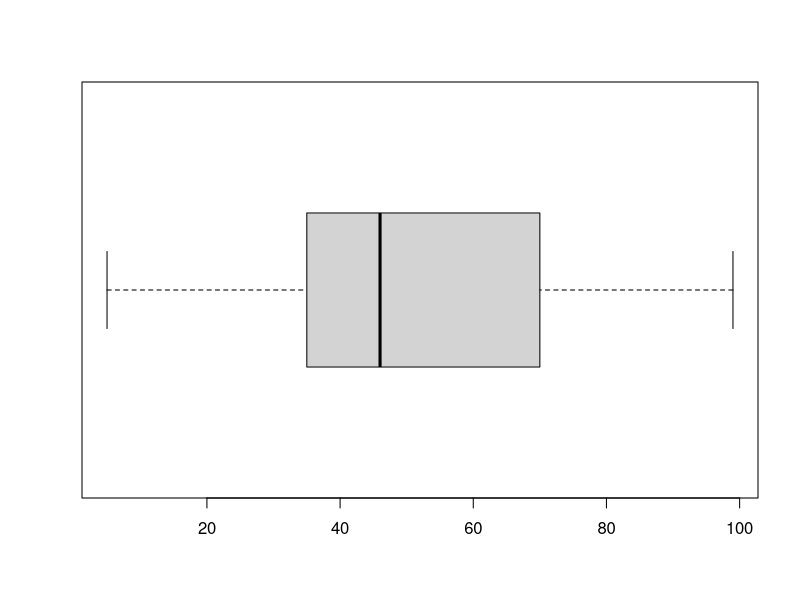
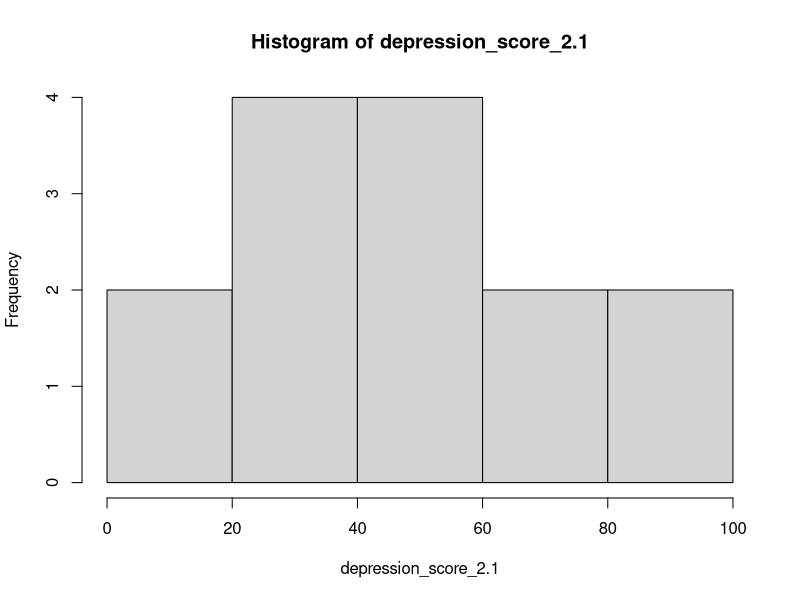
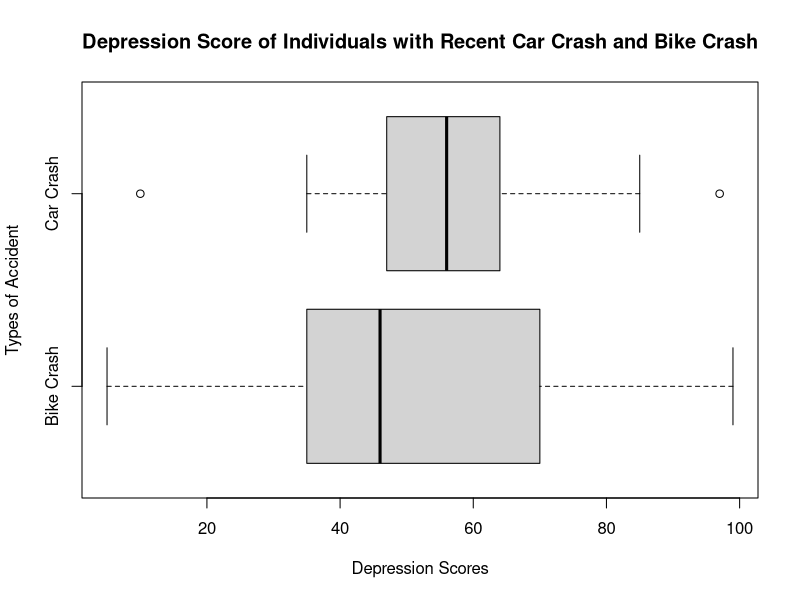
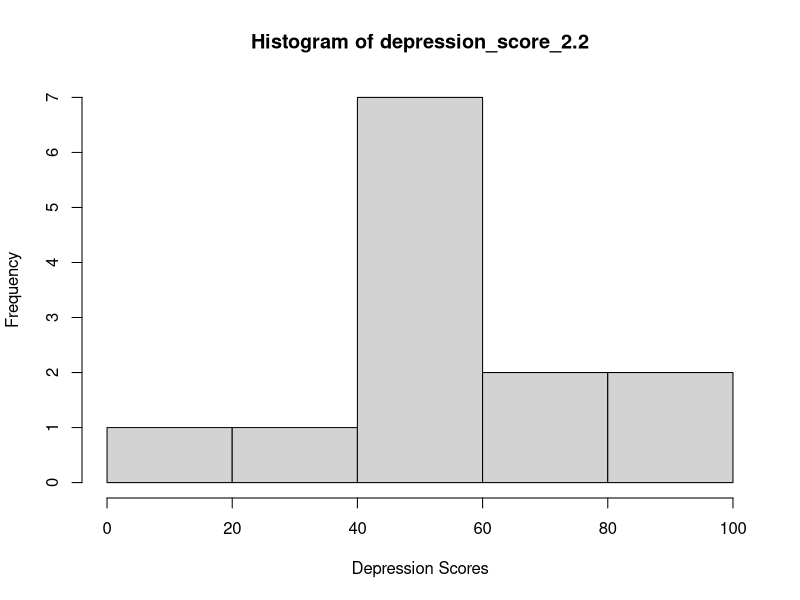

Source code (R) for these figures, in order:
## ---- chunk 1
depression_score_2.1 <- c(45, 39, 25, 47, 49, 5, 70, 99, 74, 37, 99, 35, 8, 59)
mean(depression_score_2.1) # Data mean
median(depression_score_2.1)  # Data median 
max(depression_score_2.1, na.rm=TRUE) - min(depression_score_2.1, na.rm=TRUE)   # Data range 
sd(depression_score_2.1)  #Data standrd deviation
## ---- chunk 2
boxplot(depression_score_2.1,horizontal = TRUE)
hist(depression_score_2.1)
## ---- chunk 3
depression_score_2.2 <- c(67, 50, 85, 43, 64, 35, 47, 97, 58, 58, 10, 56, 50)
types <- c("Bike Crash","Car Crash")
boxplot(depression_score_2.1, 
        depression_score_2.2, 
        names = types, horizontal = TRUE, 
        main = "Depression Score of Individuals with Recent Car Crash and Bike Crash", 
        xlab = "Depression Scores", 
        ylab = "Types of Accident")
## ---- chunk 4
hist(depression_score_2.2,xlab = "Depression Scores")
